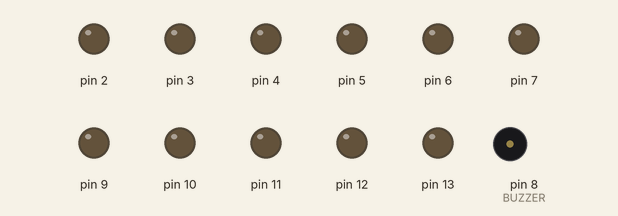
Simulated run of this sketch. Board: Arduino Uno, built with avr-gcc and run on an emulated ATmega328P. Parts: output pins drawn as LEDs (lit = HIGH), buzzer (waves = sounding).

Above: at 0.1 s.
At 2.1 s:
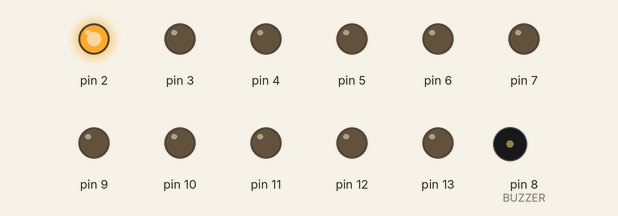
At 2.7 s:
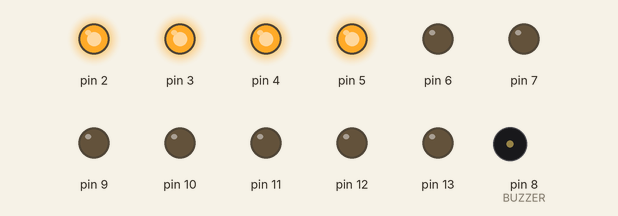
At 3.3 s:
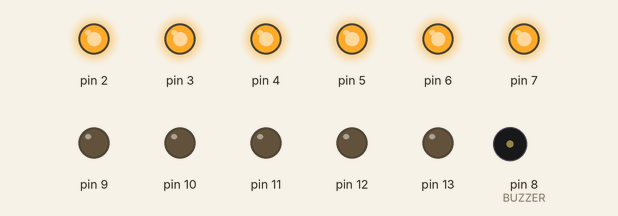
At 22.14 s:
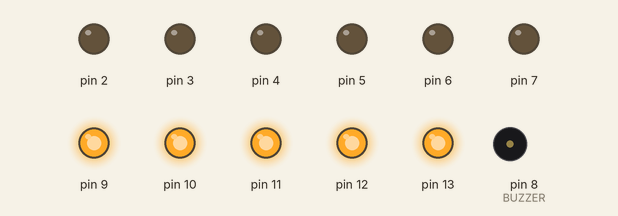
At 39.5 s:
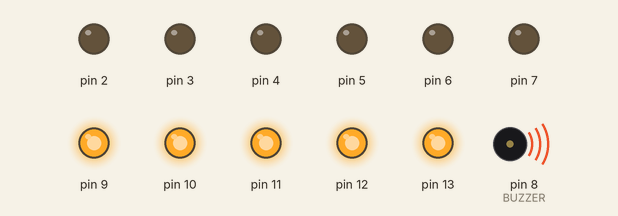
Timing chart, 0 to 40.0 s (numbered marks = the images above):
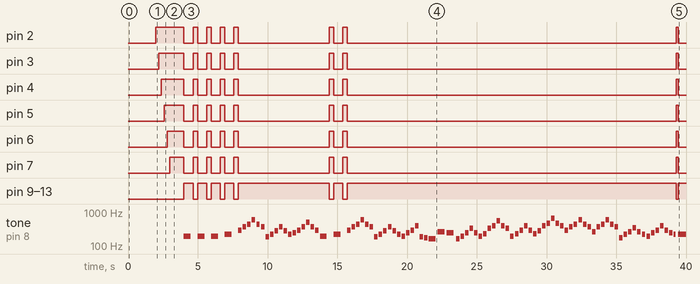

The sketch:

WeAreTheChampionsBass.ino
```cpp
#define BUTTON  2
#define BUZZER  8

#define NOTE_C3  131
#define NOTE_CS3 139
#define NOTE_D3  147
#define NOTE_DS3 156
#define NOTE_E3  165
#define NOTE_F3  175
#define NOTE_FS3 185
#define NOTE_G3  196
#define NOTE_GS3 208
#define NOTE_A3  220
#define NOTE_AS3 233
#define NOTE_B3  247
#define NOTE_C4  262
#define NOTE_CS4 277
#define NOTE_D4  294
#define NOTE_DS4 311
#define NOTE_E4  330
#define NOTE_F4  349
#define NOTE_FS4 370
#define NOTE_G4  392
#define NOTE_GS4 415
#define NOTE_A4  440
#define NOTE_AS4 466
#define NOTE_B4  494
#define NOTE_C5  523
#define NOTE_CS5 554
#define NOTE_D5  587
#define NOTE_DS5 622
#define NOTE_E5  659
#define NOTE_F5  698
#define NOTE_FS5 740
#define NOTE_G5  784
#define NOTE_GS5 831
#define NOTE_A5  880
#define NOTE_AS5 932
#define NOTE_B5  988

#define TOTAL_NOTES 107

int championBassMelody[] = {
  0, 0, 0, 0, 0, NOTE_G3,
  0, NOTE_G3, 0, NOTE_G3, 0, NOTE_A3, 0,

  NOTE_D4, NOTE_FS4, NOTE_A4, NOTE_D5, NOTE_A4, NOTE_FS4,
  NOTE_FS3, NOTE_A3, NOTE_CS4, NOTE_FS4, NOTE_CS4, NOTE_A3,
  NOTE_B3, NOTE_D4, NOTE_FS4, NOTE_B4, NOTE_FS4, NOTE_D4,
  NOTE_G3, 0, NOTE_A3, 0,

  NOTE_D4, NOTE_FS4, NOTE_A4, NOTE_D5, NOTE_A4, NOTE_FS4,
  NOTE_FS3, NOTE_A3, NOTE_CS4, NOTE_FS4, NOTE_CS4, NOTE_A3,
  NOTE_G3, NOTE_B3, NOTE_D4, NOTE_G4, NOTE_FS3,
  NOTE_F3, NOTE_E3, NOTE_C4, NOTE_B3,

  NOTE_E3, NOTE_G3, NOTE_B3, NOTE_E4, NOTE_B3, NOTE_G3,
  NOTE_AS3, NOTE_E4, NOTE_G4, NOTE_CS5, NOTE_G4, NOTE_E4,
  NOTE_G3, NOTE_AS3, NOTE_D4, NOTE_G4, NOTE_D4, NOTE_AS3,
  NOTE_CS4, NOTE_G4, NOTE_AS4, NOTE_E5, NOTE_AS4, NOTE_G4,

  NOTE_D4, NOTE_FS4, NOTE_A4, NOTE_D5, NOTE_A4, NOTE_FS4,
  NOTE_C4, NOTE_FS4, NOTE_A4, NOTE_D5, NOTE_A4, NOTE_FS4,
  NOTE_F3, NOTE_A3, NOTE_C4, NOTE_F4, NOTE_C4, NOTE_A3,
  NOTE_G3, NOTE_B3, NOTE_D4, NOTE_G4, NOTE_D4, NOTE_B3,

  NOTE_A3, 0, NOTE_A3,
};

int championBassNoteDurations[] = {
  8, 8, 8, 8, 8, 2,
  4, 2, 4, 2, 4, 2, 4, // 13

  4, 4, 4, 4, 4, 4,
  4, 4, 4, 4, 4, 4,
  4, 4, 4, 4, 4, 4,
  2, 4, 2, 4, // 24

  4, 4, 4, 4, 4, 4,
  4, 4, 4, 4, 4, 4,
  4, 4, 4, 4, 4,
  4, 2, 2, 2, // 21

  4, 4, 4, 4, 4, 4,
  4, 4, 4, 4, 4, 4,
  4, 4, 4, 4, 4, 4,
  4, 4, 4, 4, 4, 4, // 24

  4, 4, 4, 4, 4, 4,
  4, 4, 4, 4, 4, 4,
  4, 4, 4, 4, 4, 4,
  4, 4, 4, 4, 4, 4, // 24

  8, 8, 1,
};

#define playChampionBassMelody() playMelody(championBassMelody, championBassNoteDurations, TOTAL_NOTES)

int pin = 0;

void setup()
{
  for (pin = 2; pin < 14; pin++) {
    pinMode(pin, OUTPUT);
  }

  delay(2000);

  for (pin = 2; pin < 8; pin++) {
    digitalWrite(pin, HIGH);
    delay(200);
  }

  playChampionBassMelody();

  LEDs(LOW);
  for (pin = 8; pin > 1; pin--) {
    digitalWrite(pin, LOW);
    delay(200);
  }
}

void loop()
{

}

void playMelody(int *melody, int *noteDurations, int notesLength)
{
  for (int thisNote = 0; thisNote < notesLength; thisNote++) {
    int noteDuration = 1000 / noteDurations[thisNote];
    tone(BUZZER, melody[thisNote], noteDuration);

    if (melody[thisNote] == 0) {
      LEDs(LOW);
    }
    else {
      LEDs(HIGH);
    }

    int pauseBetweenNotes = noteDuration * 1.30;
    delay(pauseBetweenNotes);
    noTone(BUZZER);
  }
}

void LEDs(boolean ledArray)
{
  if (ledArray == HIGH) {
    for (pin = 2; pin < 8; pin++) {
      digitalWrite(pin, LOW);
    }
    for (pin = 9; pin < 14; pin++) {
      digitalWrite(pin, HIGH);
    }
  }
  else {
    for (pin = 2; pin < 8; pin++) {
      digitalWrite(pin, HIGH);
    }
    for (pin = 9; pin < 14; pin++) {
      digitalWrite(pin, LOW);
    }
  }
}
```

Measured:
- by itself, pin 2: LOW → HIGH at 2.0 s, → LOW 2.0 s later, → HIGH 0.65 s later, → LOW 0.33 s later, … (16 changes in this stretch)
- by itself, pin 3: LOW → HIGH at 2.2 s, → LOW 1.8 s later, → HIGH 0.65 s later, → LOW 0.33 s later, … (16 changes in this stretch)
- by itself, pin 4: LOW → HIGH at 2.4 s, → LOW 1.6 s later, → HIGH 0.65 s later, → LOW 0.33 s later, … (16 changes in this stretch)
- by itself, pin 5: LOW → HIGH at 2.6 s, → LOW 1.4 s later, → HIGH 0.65 s later, → LOW 0.33 s later, … (16 changes in this stretch)
- by itself, pin 6: LOW → HIGH at 2.8 s, → LOW 1.2 s later, → HIGH 0.65 s later, → LOW 0.33 s later, … (16 changes in this stretch)
- by itself, pin 7: LOW → HIGH at 3.0 s, → LOW 1.0 s later, → HIGH 0.65 s later, → LOW 0.33 s later, … (16 changes in this stretch)
- by itself, pin 9–13: LOW → HIGH at 4.0 s, → LOW 0.65 s later, → HIGH 0.33 s later, → LOW 0.65 s later, … (15 changes in this stretch)
- by itself, tone on pin 8 (BUZZER): plays 196 Hz for 0.50 s, 196 Hz for 0.50 s, 196 Hz for 0.50 s, 220 Hz for 0.50 s, 294 Hz for 0.25 s, 370 Hz for 0.25 s … (95 notes in this stretch)
